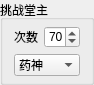
                  <widget class="QGroupBox" name="groupBox_29">
                   <property name="geometry">
                    <rect>
                     <x>450</x>
                     <y>292</y>
                     <width>86</width>
                     <height>82</height>
                    </rect>
                   </property>
                   <property name="title">
                    <string>挑战堂主</string>
                   </property>
                   <layout class="QVBoxLayout" name="verticalLayout_35">
                    <property name="topMargin">
                     <number>6</number>
                    </property>
                    <property name="bottomMargin">
                     <number>6</number>
                    </property>
                    <item>
                     <layout class="QHBoxLayout" name="horizontalLayout_20">
                      <item>
                       <widget class="QLabel" name="label_65">
                        <property name="text">
                         <string>次数</string>
                        </property>
                       </widget>
                      </item>
                      <item>
                       <widget class="QSpinBox" name="spin_count_tang_zhu">
                        <property name="minimumSize">
                         <size>
                          <width>0</width>
                          <height>22</height>
                         </size>
                        </property>
                        <property name="maximumSize">
                         <size>
                          <width>36</width>
                          <height>16777215</height>
                         </size>
                        </property>
                        <property name="maximum">
                         <number>100</number>
                        </property>
                        <property name="singleStep">
                         <number>10</number>
                        </property>
                        <property name="value">
                         <number>70</number>
                        </property>
                       </widget>
                      </item>
                     </layout>
                    </item>
                    <item>
                     <widget class="QComboBox" name="cmb_tang_zhu">
                      <item>
                       <property name="text">
                        <string>药神</string>
                       </property>
                      </item>
                      <item>
                       <property name="text">
                        <string>天工</string>
                       </property>
                      </item>
                      <item>
                       <property name="text">
                        <string>护卫</string>
                       </property>
                      </item>
                      <item>
                       <property name="text">
                        <string>精炼</string>
                       </property>
                      </item>
                      <item>
                       <property name="text">
                        <string>百煅</string>
                       </property>
                      </item>
                      <item>
                       <property name="text">
                        <string>锦衣</string>
                       </property>
                      </item>
                     </widget>
                    </item>
                   </layout>
                  </widget>
